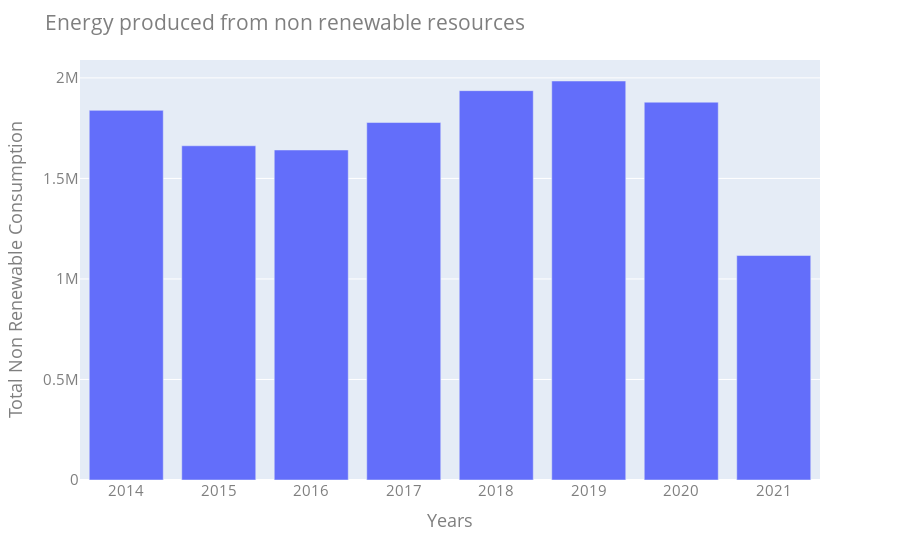
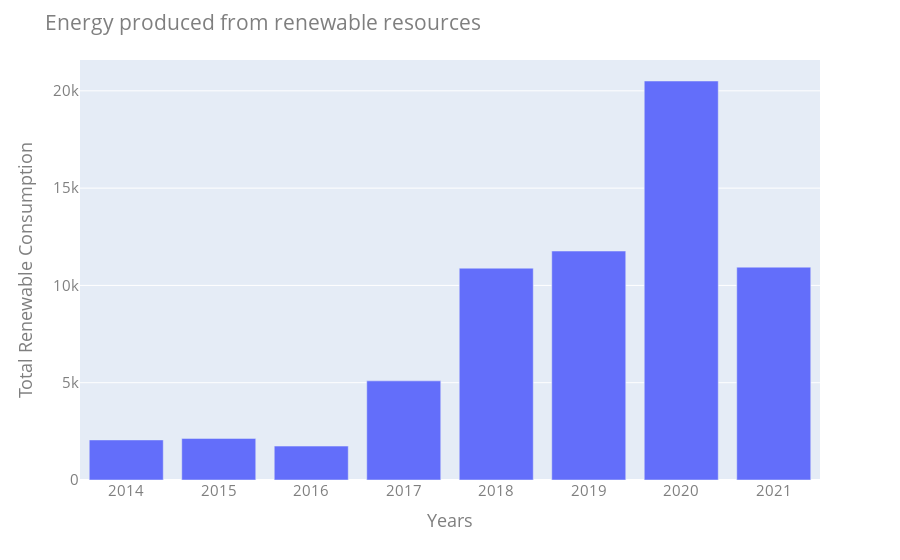

Write notebook code for charts like these, in order.
### Markdown cell above
### 2. What’s the distribution of the energy production i.e., how much energy is being produced from renewable resources like solar and non-renewable resources like natural gas?

#### Please explain ....

### Code cell
non_renewable_energy= energydata[(energydata['Energy Description'] == 'Natural Gas')].groupby(['Year']).sum()
renewable_energy= energydata[(energydata['Energy Description'] == 'Solar Power') | (energydata['Energy Description'] == 'Solar Thermal')].groupby(['Year']).sum()

print("===== Non Renewable Energy (Electricity & Natural Gas) ========")
display(non_renewable_energy)
print("===== Renewable Energy (Solar Power & Solar Thermal)  ========")
display(renewable_energy)

years=['2014','2015','2016','2017','2018','2019','2020','2021']
fig = px.bar(non_renewable_energy, x=years, y='Total Consumption')
fig.update_layout(
    title="Energy produced from non renewable resources",
    xaxis_title="Years",
    yaxis_title="Total Non Renewable Consumption",
    font=dict(
        size=15,
        color="#7f7f7f"
    )
)
fig.show()

fig = px.bar(renewable_energy, x=years, y='Total Consumption')
fig.update_layout(
    title="Energy produced from renewable resources",
    xaxis_title="Years",
    yaxis_title="Total Renewable Consumption",
    font=dict(
        size=15,
        color="#7f7f7f"
    )
)
fig.show()

### Figure 1 — Plotly figure (JSON) as saved in the notebook; plotly's stock layout.template omitted (floating-point values rounded to 4 significant figures)
{"data": [{"alignmentgroup": "True", "hovertemplate": "x=%{x}<br>Total Consumption=%{y}<extra></extra>", "legendgroup": "", "marker": {"color": "#636efa"}, "name": "", "offsetgroup": "", "orientation": "v", "showlegend": false, "textposition": "auto", "type": "bar", "x": ["2014", "2015", "2016", "2017", "2018", "2019", "2020", "2021"], "xaxis": "x", "y": [1838556, 1662432, 1641438, 1778015, 1936503, 1984580, 1879193, 1116475], "yaxis": "y"}], "layout": {"autosize": true, "barmode": "relative", "font": {"color": "#7f7f7f", "size": 15}, "legend": {"tracegroupgap": 0}, "margin": {"t": 60}, "title": {"text": "Energy produced from non renewable resources"}, "xaxis": {"anchor": "y", "autorange": true, "domain": [0, 1], "range": [2014.0, 2022.0], "title": {"text": "Years"}, "type": "linear"}, "yaxis": {"anchor": "x", "autorange": true, "domain": [0, 1], "range": [0, 2089000.0], "title": {"text": "Total Non Renewable Consumption"}, "type": "linear"}}}

### Figure 2 — Plotly figure (JSON) as saved in the notebook; plotly's stock layout.template omitted (floating-point values rounded to 4 significant figures)
{"data": [{"alignmentgroup": "True", "hovertemplate": "x=%{x}<br>Total Consumption=%{y}<extra></extra>", "legendgroup": "", "marker": {"color": "#636efa"}, "name": "", "offsetgroup": "", "orientation": "v", "showlegend": false, "textposition": "auto", "type": "bar", "x": ["2014", "2015", "2016", "2017", "2018", "2019", "2020", "2021"], "xaxis": "x", "y": [2059.0, 2138.0, 1743.0, 5095.0, 10880.0, 11770.0, 20510.0, 10940.0], "yaxis": "y"}], "layout": {"autosize": true, "barmode": "relative", "font": {"color": "#7f7f7f", "size": 15}, "legend": {"tracegroupgap": 0}, "margin": {"t": 60}, "title": {"text": "Energy produced from renewable resources"}, "xaxis": {"anchor": "y", "autorange": true, "domain": [0, 1], "range": [2014.0, 2022.0], "title": {"text": "Years"}, "type": "linear"}, "yaxis": {"anchor": "x", "autorange": true, "domain": [0, 1], "range": [0, 21580.0], "title": {"text": "Total Renewable Consumption"}, "type": "linear"}}}
